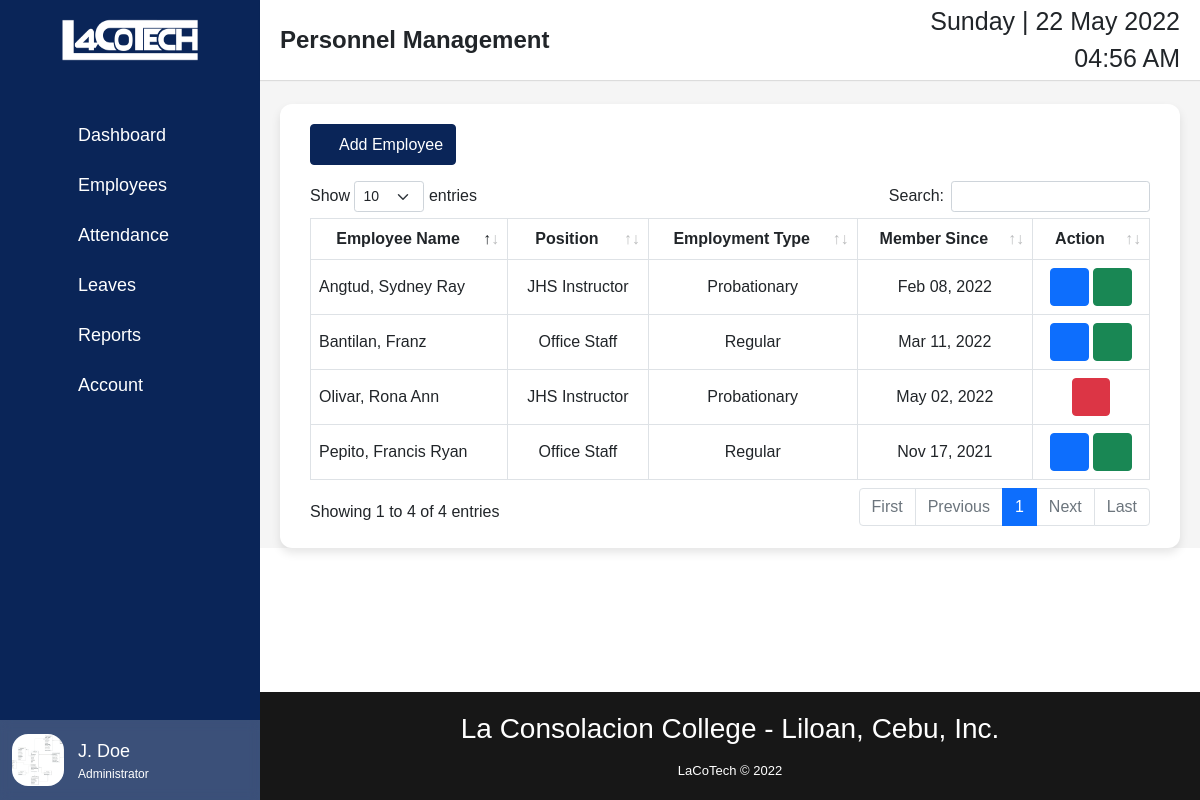
Page /Admin/personnel.php (signed in) on the committed database.
### tables this page shows
CREATE TABLE `employees` (
  `id` int(11) NOT NULL,
  `bioId` int(10) NOT NULL,
  `empId` varchar(11) NOT NULL,
  `fName` varchar(255) NOT NULL,
  `lName` varchar(255) NOT NULL,
  `midName` varchar(255) NOT NULL,
  `gsis` varchar(20) NOT NULL,
  `pagibig` varchar(20) NOT NULL,
  `tin` varchar(20) NOT NULL,
  `philhealth` varchar(20) NOT NULL,
  `sss` varchar(20) NOT NULL,
  `address` varchar(255) NOT NULL,
  `birthdate` date NOT NULL,
  `gender` varchar(6) NOT NULL,
  `emailadd` varchar(255) NOT NULL,
  `password` varchar(255) NOT NULL,
  `pNumber` varchar(20) NOT NULL,
  `contactperson` varchar(20) NOT NULL,
  `contactpersonno` varchar(20) NOT NULL,
  `deptid` int(11) NOT NULL,
  `positionid` int(11) NOT NULL,
  `scheduleid` int(11) NOT NULL,
  `employment_type` varchar(100) NOT NULL,
  `employedDate` date NOT NULL,
  `status` varchar(8) NOT NULL,
  `pPhoto` varchar(255) NOT NULL,
  `update_action` date DEFAULT NULL
);

CREATE TABLE `position` (
  `positionId` int(5) NOT NULL,
  `positionName` varchar(255) NOT NULL,
  `deptId` int(11) NOT NULL
);

### Admin/personnel.php (the view, shortened to what this page needs)
<?php
	require("header.php");
    include_once ('../includes/connection.inc.php');
    $sql = "SELECT *, employees.empId FROM employees LEFT JOIN position ON position.positionId=employees.positionid LEFT JOIN schedules ON schedules.scheduleId=employees.scheduleid
       LEFT JOIN department ON department.deptId=employees.deptid ORDER BY employees.fName";
    $result = mysqli_query($conn, $sql);
?>
    <nav>
        <div class="sidebar-button">
            <span class="dashboard"><b>Personnel Management</b></span>
        </div>
        <div class="time">
            <span class="date"></span>
            <br />
            <span class="hms"></span>
            <span class="ampm"></span>
        </div>
    </nav>
    <div class="home-content">
        <div class="cardbox">
            <div class="graphbox">
                <button type="button" class="btn btn-primary mb-3 add_emp" data-bs-toggle="modal" data-bs-target="#addemp"><i class="fa fa-plus"></i> Add Employee</button>
                        <table class="table table-bordered table-hover align-middle" id="example"  style="width: 100%;">
                            <thead>
                                <tr>
                                    <th scope="col" class="text-center">Employee Name</th>
                                    <th scope="col" class="text-center">Position</th>
                                    <th scope="col" class="text-center">Employment Type</th>
                                    <th scope="col" class="text-center">Member Since</th>
                                    <th scope="col" class="text-center">Action</th>
                                </tr>
                            </thead>
                            <tbody>
                                <?php
                                    while($row = mysqli_fetch_array($result)){
                                ?>
                                    <tr>
                                        <td name="name"><?php echo ucwords($row['lName']).', '.ucwords($row['fName'])?></td>
                                        <td name="posname" class="text-center"><?php echo $row['positionName']; ?></td>
                                        <td name="posname" class="text-center"><?php echo $row['employment_type']; ?></td>
                                        <td name="employeddate" class="text-center"><?php echo date('M d, Y', strtotime($row['employedDate'])) ?></td>
                                        <td class="text-center">
                                            <?php if(($row["status"] == "Active")){ ?>
                                                <button type="button" class="btn btn-primary view_btn" id="<?php echo $row['empId'];?>" title="View"><i class="fa fa-eye"></i></button>
                                                <button type="button" class="btn btn-success edit_btn" id="<?php echo $row['empId'];?>" title="Update"><i class="fa fa-pencil-square-o"></i></button>
                                            <?php }else{?>
                                                <button type="button" class="btn btn-danger view_btn" id="<?php echo $row['empId'];?>" title="View"><i class="fa fa-eye"></i></button>
                                            <?php }?>
                                        </td>
                                    </tr>
                                <?php
                                    }
                                ?>
                            </tbody>
                        </table>
            </div>
        </div>
    </div>
</section>
<?php  include 'footer.php';?>

### Admin/header.php (shortened to what this page needs)
<?php
    include '../includes/connection.inc.php';
    $emailadd = print_r($_SESSION['adminemail'], TRUE);
    $query = "SELECT * FROM admin WHERE email = '$emailadd'";
    $res = mysqli_query($conn, $query);
    $rows = mysqli_fetch_array($res);
    $image = $rows['photo'];
?>
<!DOCTYPE html>
<html>
	<head>
		<link rel="stylesheet" href="../Css/style.css">
        <link href="../Plugins/Bootstrap/bootstrap.min.css" rel="stylesheet">
        <link rel="stylesheet" href="../Plugins/Bootstrap/dataTables.bootstrap5.min.css">
        <link rel="stylesheet" href="../Css/font-awesome.min.css" />
	</head>
    <body>
        <div class="sidebar">
            <div class="logo-details">
                <img src="../images/Logo.png" class="img1" id="hide1">
            </div>
            <ul class="nav-links">
                <li>
                    <a href="index.php">
                        <i class="fa fa-dashboard"></i>
                        <span class="link_name">Dashboard</span>
                    </a>
                </li>
                <li>
                    <div class="iocn-link">
                        <a href="#">
                            <i class='fa fa-users'></i>
                            <span class="link_name">Employees</span>
                        </a>
                        <i class="fa fa-caret-down arrow"></i>
                    </div>
                </li>
                <li>
                    <a href="attendance.php">
                        <i class='fa fa-calendar'></i>
                        <span class="link_name">Attendance</span>
                    </a>
                </li>
                <li>
                    <div class="iocn-link">
                        <a href="#">
                            <i class='fa fa-bed'></i>
                            <span class="link_name">Leaves</span>
                        </a>
                        <i class="fa fa-caret-down arrow"></i>
                    </div>
                </li>
                <li>
                    <a href="report.php">
                        <i class="fa fa-print"></i>
                        <span class="link_name">Reports</span>
                    </a>
                </li>
                <li>
                    <div class="iocn-link">
                        <a href="#">
                            <i class='fa fa-user'></i>
                            <span class="link_name">Account</span>
                        </a>
                        <i class="fa fa-caret-down arrow"></i>
                    </div>
                </li>
                <li>
                    <div class="profile-details">
                        <div class="profile-content">
                            <?php
                                if (empty($image)) {
                                    echo "<img src='../images/default-profile.jpg' alt='Profile'>";
                                }else{
                                    echo "<img src='../Uploads/".$image."' alt='Profile'>";
                                }
                            ?>
                        </div>
                        <div class="name-job">
                            <div class="profile_name" title="<?php echo ucwords($rows['fName'])." ". ucwords($rows['lName']); ?>"><?php echo substr(ucwords($rows['fName']), 0, 1).". ". ucwords($rows['lName']); ?></div>
                            <div class="job">Administrator</div>
                        </div>
                        <?php
                            echo "<a onClick=\"javascript: return confirm('Do you want to proceed?');\" href='logout.inc.php'>
                        <i class='fa fa-sign-out out' title='Log Out'></i>
                        </a>";
                        ?>
                    </div>
                </li>
            </ul>
        </div>
        <section class="home-section">

### Css/style.css (style rules this page uses)
* { margin: 0; padding: 0; box-sizing: border-box; font-family: "Poppins", sans-serif; }
body { min-height: 100vh; display: flex; flex-direction: column; justify-content: space-between; }
.img1 { margin: auto; height: 50px; width: 150px; }
.sidebar { position: fixed; top: 0; left: 0; height: 100%; width: 260px; background: #0a2558; transition: all 0.5s ease; }
.sidebar .logo-details { height: 80px; width: 100%; display: flex; align-items: center; }
.sidebar .nav-links { height: 100%; padding: 30px 0 150px 0; overflow: auto; }
.sidebar .nav-links li { position: relative; list-style: none; transition: all 0.4s ease; }
.sidebar .nav-links li .iocn-link { display: flex; align-items: center; justify-content: space-between; }
.sidebar .nav-links li i { height: 50px; min-width: 78px; text-align: center; line-height: 50px; color: #fff; font-size: 20px; cursor: pointer; transition: all 0.3s ease; }
.sidebar .nav-links li a { height: 50px; display: flex; align-items: center; text-decoration: none; transition: all 0.4s ease; }
.sidebar .nav-links li a .link_name { font-size: 18px; font-weight: 400; color: #fff; transition: all 0.4s ease; }
.sidebar .profile-details { position: fixed; bottom: 0; width: 260px; height: 80px; display: flex; align-items: center; justify-content: space-between; background: rgba(255, 255, 255, 0.2); backdrop-filter: blur(5.1px); -webkit-backdrop-filter: blur(5.1px); padding: 12px 0; transition: all 0.5s ease; }
.sidebar .profile-details .profile-content { display: flex; align-items: center; }
.sidebar .profile-details img { height: 52px; width: 52px; object-fit: cover; border-radius: 16px; margin: 0 14px 0 12px; background: #1d1b31; transition: all 0.5s ease; }
.sidebar .profile-details .profile_name, .sidebar .profile-details .job { color: #fff; font-size: 18px; font-weight: 500; white-space: nowrap; width: 105px; overflow: hidden; text-overflow: ellipsis; }
.sidebar .profile-details .job { font-size: 12px; }
.home-section { position: relative; background: #f5f5f5; width: calc(100% - 260px); left: 260px; transition: all 0.5s ease; }
.home-section nav { display: flex; justify-content: space-between; height: 80px; background: #fff; display: flex; align-items: center; position: fixed; width: calc(100% - 260px); left: 260px; z-index: 100; padding: 0 20px; box-shadow: 0 1px 1px rgba(0, 0, 0, 0.1); transition: all 0.5s ease; }
.home-section nav .sidebar-button { display: flex; align-items: center; font-size: 24px; font-weight: 500; cursor: pointer; }
.profile-details { display: flex; align-items: center; height: 50px; min-width: 50px; cursor: pointer; }
.profile-details img { height: 45px; width: 45px; border-radius: 50%; object-fit: cover; margin-left: 7px; }
.profile-details i { font-size: 25px; color: #333; }
.home-section .home-content { position: relative; padding-top: 104px; }
.home-content .cardbox { display: flex; justify-content: space-between; }
.home-content .cardbox .graphbox { width: 100%; background: #fff; padding: 20px 30px; margin: 0 20px; border-radius: 12px; box-shadow: 0 5px 10px rgba(0, 0, 0, 0.1); }
.time { font-size: 25px; font-weight: 500; text-align: right; }
::placeholder { color: #fff; }
.add_emp { position: relative; align-items: center; height: 41px; color: #fff !important; background-color: #0a2558 !important; border-color: #0a2558 !important; }

### rows in the picture
employees: lName "Pepito", fName "Francis Ryan", positionid.positionName "Office Staff", employment_type "Regular", employedDate "Nov 17, 2021"
employees: lName "Bantilan", fName "Franz", positionid.positionName "Office Staff", employment_type "Regular", employedDate "Mar 11, 2022"
employees: lName "Olivar", fName "Rona Ann", positionid.positionName "JHS Instructor", employment_type "Probationary", employedDate "May 02, 2022"
employees: lName "Angtud", fName "Sydney Ray", positionid.positionName "JHS Instructor", employment_type "Probationary", employedDate "Feb 08, 2022"

### other values in the picture
substr(ucwords($rows['fName']), 0, 1) "J"
$rows['lName'] "Doe"
